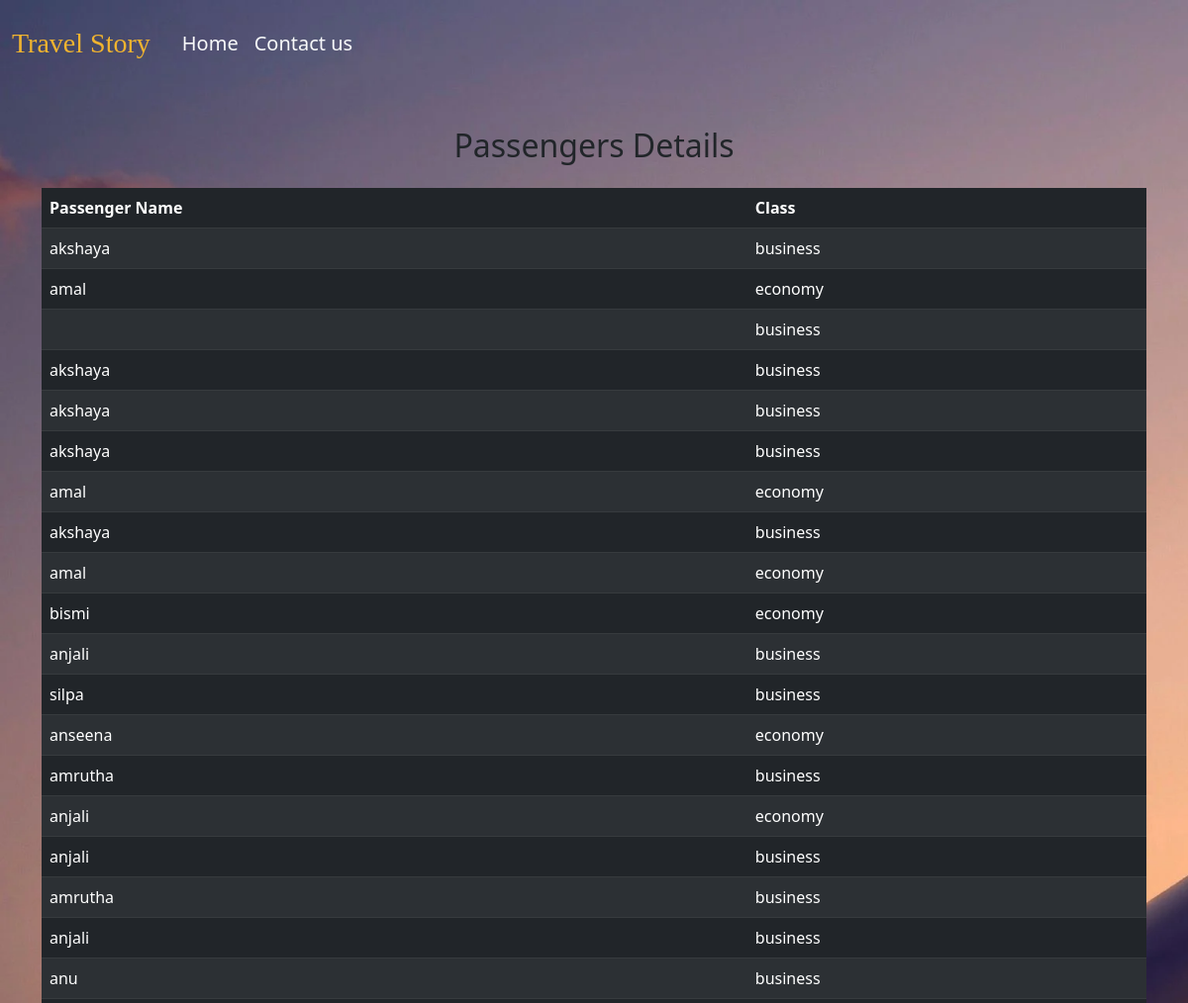
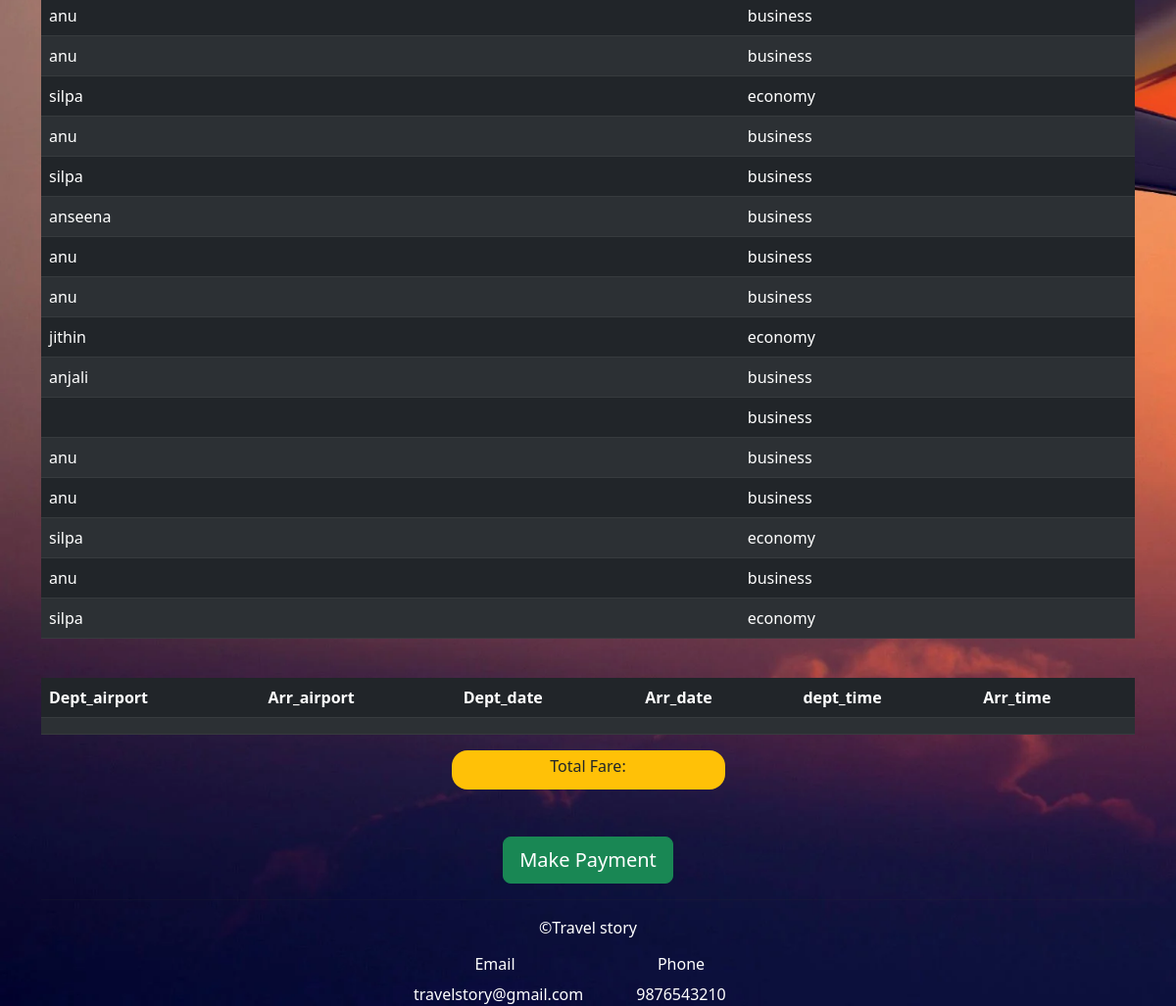
The page /paymentdetails.php (signed in) on the database its author committed (2 pictures, top to bottom).
### tables this page shows
CREATE TABLE `passenger` (
  `id` int(100) NOT NULL,
  `name` varchar(255) NOT NULL,
  `fly_id` int(11) NOT NULL,
  `u_id` int(11) NOT NULL,
  `class` varchar(255) NOT NULL,
  `book_id` int(100) NOT NULL,
  `status` int(11) NOT NULL DEFAULT 1,
  `created_by` int(100) NOT NULL,
  `created_at` timestamp NOT NULL DEFAULT current_timestamp(),
  `updated_by` int(100) NOT NULL,
  `updated_at` timestamp NOT NULL DEFAULT current_timestamp()
);

### paymentdetails.php (the view, shortened to what this page needs)
<?php
    require 'connection.php';
   ?>
<?php
    require 'header.php';
    ?>
<?php
$price=$_SESSION["price"] ;
$u_id=$_SESSION['user_id'];
$depart1=$_SESSION['depart'];
$arrival=$_SESSION['arrival'];
  $sql='SELECT * from passenger where u_id=:id ';
  $statement=$connection->prepare($sql);
  $statement->execute([':id'=>$u_id]);
  $fly=$statement->fetchAll(PDO::FETCH_OBJ);
$sql='SELECT name FROM airport where id=:id';
$statement=$connection->prepare($sql);
$statement->execute([':id'=>$depart1]);
$depart_name=$statement->fetch(PDO::FETCH_OBJ);
$sql='SELECT name FROM airport where id=:id';
$statement=$connection->prepare($sql);
$statement->execute([':id'=>$arrival]);
$arrival_name=$statement->fetch(PDO::FETCH_OBJ);
$sql='SELECT a_date FROM fly where a_airport_id=:id';
$statement=$connection->prepare($sql);
$statement->execute([':id'=>$arrival]);
$arrival_date=$statement->fetch(PDO::FETCH_OBJ);
$sql='SELECT a_time FROM fly where a_airport_id=:id';
$statement=$connection->prepare($sql);
$statement->execute([':id'=>$arrival]);
$arrival_time=$statement->fetch(PDO::FETCH_OBJ);
$sql='SELECT d_time FROM fly where d_airport_id=:id';
$statement=$connection->prepare($sql);
$statement->execute([':id'=>$depart1]);
$depart_time=$statement->fetch(PDO::FETCH_OBJ);
$sql='SELECT d_date FROM fly where d_airport_id=:id';
$statement=$connection->prepare($sql);
$statement->execute([':id'=>$depart1]);
$depart_date=$statement->fetch(PDO::FETCH_OBJ);
 ?>
<div class="container-fluid hero-background min-vh-100">
    <nav class="navbar navbar-expand-lg">
        <div class="container-fluid p-0 m-0 mt-3">
            <h3 class="me-4 font">Travel Story</h3>
            <div class="collapse navbar-collapse" id="navbarSupportedContent">
                <ul class="navbar-nav me-auto mb-lg-0">
                    <li class="nav-item">
                        <a
                            class="nav-link active text-light fw-bold"
                            aria-current="page"
                            href="index.php"
                            ><h5>Home</h5></a
                        >
                    </li>
                    <li class="nav-item">
                        <a class="nav-link active text-light" href="#c4"
                            ><h5>Contact us</h5></a
                        >
                    </li>
                </ul>
            </div>
        </div>
    </nav>
    <div class="container">
        <div class="mt-5">
            <h2 class="text-center">Passengers Details</h2>
            <table class="table table-dark table-striped mt-4">
                <thead>
                    <tr class="">
                        <th>Passenger Name</th>
                        <th>Class</th>
                    </tr>
                </thead>
                <tbody>
                <?php
             foreach($fly as $flys): ?>
                    <tr>
                        <td><?=$flys->name?></td>
                        <td><?=$flys->class?></td>
                    </tr>
                    <?php
             endforeach ?>
                </tbody>
            </table>
            <div class="table-responsive">
                <table class="table table-dark table-striped mt-4">
                    <thead>
                        <tr class="">
                            <th>Dept_airport</th>
                            <th>Arr_airport</th>
                            <th>Dept_date</th>
                            <th>Arr_date</th>
                            <th>dept_time</th>
                            <th>Arr_time</th>
                        </tr>
                    </thead>
                    <tbody>
                        <tr>
                            <td><?=$depart_name-> name; ?></td>
                            <td> <?= $arrival_name->name ?></td>
                            <td><?= $depart_date->d_date ?></td>
                            <td><?= $arrival_date->a_date ?></td>
                            <td><?= $depart_time->d_time ?></td>
                            <td><?= $arrival_time->a_time?></td>
                        </tr>
                    </tbody>
                </table>
            </div>
        </div>
        <div class="bg-warning rounded-4 text-center w-25 p-1 mx-auto">Total Fare:<h1><?= $price;?></h1></div>
        <div class="text-center rounded-3">
            <a class="btn btn-lg btn-success mt-5" href="payment/pay.php"
                >Make Payment</a
            >
        </div>
        <hr />
        <footer class="mt-3 text-center text-white">
            &copy;Travel story
            <div class="row mt-3" id="c4">
                <div class="col-sm-4"></div>
                <div class="col-sm-2">
                    <h6>Email</h6>
                    <p>travelstory@gmail.com</p>
                </div>
                <div class="col-sm-2">
                    <h6>Phone</h6>
                    <p>9876543210</p>
                </div>
            </div>
        </footer>
    </div>
</div>
<?php
require 'footer.php';

### css/style.css (style rules this page uses)
.hero-background { background-image: url("../images/travel9.webp"); min-height: 100vh; background-size: cover; }
.font { font-family: papyrus !important; color: rgb(241, 180, 47); }
* { margin: 0; padding: 0; box-sizing: border-box; }
p { margin: 0px; }
::placeholder { font-size: 16px; font-weight: 600; color: white; }

### rows shown on the page
passenger: name "akshaya", class "business"
passenger: name "amal", class "economy"
passenger: class "business"
passenger: name "akshaya", class "business"
passenger: name "akshaya", class "business"
passenger: name "akshaya", class "business"
passenger: name "amal", class "economy"
passenger: name "akshaya", class "business"
passenger: name "amal", class "economy"
passenger: name "bismi", class "economy"
passenger: name "anjali", class "business"
passenger: name "silpa", class "business"
passenger: name "anseena", class "economy"
passenger: name "amrutha", class "business"
passenger: name "anjali", class "economy"
passenger: name "anjali", class "business"
passenger: name "amrutha", class "business"
passenger: name "anjali", class "business"
passenger: name "anu", class "business"
passenger: name "anu", class "business"
passenger: name "anu", class "business"
passenger: name "silpa", class "economy"
passenger: name "anu", class "business"
passenger: name "silpa", class "business"
passenger: name "anseena", class "business"
passenger: name "anu", class "business"
passenger: name "anu", class "business"
passenger: name "jithin", class "economy"
passenger: name "anjali", class "business"
passenger: class "business"
passenger: name "anu", class "business"
passenger: name "anu", class "business"
passenger: name "silpa", class "economy"
passenger: name "anu", class "business"
passenger: name "silpa", class "economy"
